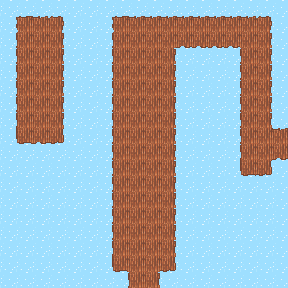

A level layout from a 2D game, rendered from its tile map. Below: a short description, then the map file with its tile-grid data intact:
An orthogonal 18x18 tile map with 16x16 px tiles, 2 tile layers (Walk, NotWalk) and 7 objects (4x Transition, 2x Player, ObjInteract).

<map version="1.10" tiledversion="1.10.2" orientation="orthogonal" renderorder="right-down" width="18" height="18" tilewidth="16" tileheight="16" infinite="0" nextlayerid="4" nextobjectid="17">
 <tileset firstgid="1" source="../../../tileset/Tileset completo.tsx" />
 <layer id="1" name="Walk" width="18" height="18">
  <data encoding="csv">
0,0,0,0,0,0,0,0,0,0,0,0,0,0,0,0,0,0,
0,272,273,274,273,273,273,272,273,273,273,273,273,273,273,273,274,0,
0,300,301,302,301,301,301,300,301,301,301,329,329,329,329,301,302,0,
0,300,301,302,301,301,301,300,301,301,302,301,301,301,301,300,302,0,
0,300,301,302,301,301,301,300,301,301,302,301,301,301,301,300,302,0,
0,300,301,302,301,301,301,300,301,301,302,301,301,301,301,300,302,0,
0,300,301,302,301,301,301,300,301,301,302,301,301,301,301,300,302,0,
0,300,301,302,301,301,301,300,301,304,302,301,301,301,301,300,302,0,
0,328,329,330,301,301,300,300,301,304,302,301,301,301,301,300,301,273,
0,300,301,301,301,301,300,300,301,304,302,301,301,301,301,300,301,329,
0,300,301,301,301,301,300,300,301,304,302,301,301,301,301,328,330,0,
0,300,301,301,301,301,301,300,301,304,302,301,301,301,301,301,302,0,
0,300,301,301,301,301,301,300,301,301,302,301,301,301,301,301,302,0,
0,300,301,301,301,301,301,300,301,301,302,301,301,301,301,301,302,0,
0,300,301,301,301,301,301,300,301,301,302,301,301,301,301,301,302,0,
0,300,301,301,301,301,301,300,301,301,302,301,301,301,301,301,302,0,
0,328,329,329,329,329,329,328,301,301,330,329,329,329,329,329,330,0,
0,0,0,0,0,0,0,0,300,302,0,0,0,0,0,0,0,0
</data>
 </layer>
 <layer id="2" name="NotWalk" width="18" height="18">
  <data encoding="csv">
387,387,387,387,387,387,387,387,387,387,387,387,387,387,387,387,387,387,
387,0,0,0,387,387,387,0,0,0,0,0,0,0,0,0,0,387,
387,0,0,0,387,387,387,0,0,0,0,0,0,0,0,0,0,387,
387,0,0,0,387,387,387,0,0,0,0,387,387,387,387,0,0,387,
387,0,0,0,387,387,387,0,0,0,0,387,387,387,387,0,0,387,
387,0,0,0,387,387,387,0,0,0,0,387,387,387,387,0,0,387,
387,0,0,0,387,387,387,0,0,0,0,387,387,387,387,0,0,387,
387,0,0,0,387,387,387,0,0,0,0,387,387,387,387,0,0,387,
387,0,0,0,387,387,387,0,0,0,0,387,387,387,387,0,0,0,
387,387,387,387,387,387,387,0,0,0,0,387,387,387,387,0,0,0,
387,387,387,387,387,387,387,0,0,0,0,387,387,387,387,0,0,387,
387,387,387,387,387,387,387,0,0,0,0,387,387,387,387,387,387,387,
387,387,387,387,387,387,387,0,0,0,0,387,387,387,387,387,387,387,
387,387,387,387,387,387,387,0,0,0,0,387,387,387,387,387,387,387,
387,387,387,387,387,387,387,0,0,0,0,387,387,387,387,387,387,387,
387,387,387,387,387,387,387,0,0,0,0,387,387,387,387,387,387,387,
387,387,387,387,387,387,387,0,0,0,0,387,387,387,387,387,387,387,
387,387,387,387,387,387,387,387,0,0,387,387,387,387,387,387,387,387
</data>
 </layer>
 <objectgroup id="3" name="Obj">
  <object id="6" name="Palanca" type="ObjInteract" x="54.0833" y="104.667">
   <properties>
    <property name="nextMap" value="resources/maps/niveles/nivel02/dentro/mapaN2_13_dentro_postP.tmx" />
    <property name="pushed" type="bool" value="true" />
   </properties>
   <point />
  </object>
  <object id="8" name="FlonkS" type="Player" x="151.333" y="268">
   <point />
  </object>
  <object id="10" name="FlonkE" type="Player" x="263.333" y="138.666">
   <point />
  </object>
  <object id="9" name="TransitionS" type="Transition" x="136.666" y="282.666">
   <properties>
    <property name="nextMap" value="resources/maps/niveles/nivel02/dentro/mapaN2_12_dentro.tmx" />
   </properties>
   <point />
  </object>
  <object id="15" name="TransitionS" type="Transition" x="152.667" y="283.333">
   <properties>
    <property name="nextMap" value="resources/maps/niveles/nivel02/dentro/mapaN2_12_dentro.tmx" />
   </properties>
   <point />
  </object>
  <object id="14" name="TransitionE" type="Transition" x="279.333" y="155.334">
   <properties>
    <property name="nextMap" value="resources/maps/niveles/nivel02/dentro/mapaN2_14_dentro.tmx" />
   </properties>
   <point />
  </object>
  <object id="16" name="TransitionE" type="Transition" x="280" y="139.333">
   <properties>
    <property name="nextMap" value="resources/maps/niveles/nivel02/dentro/mapaN2_14_dentro.tmx" />
   </properties>
   <point />
  </object>
 </objectgroup>
</map>
